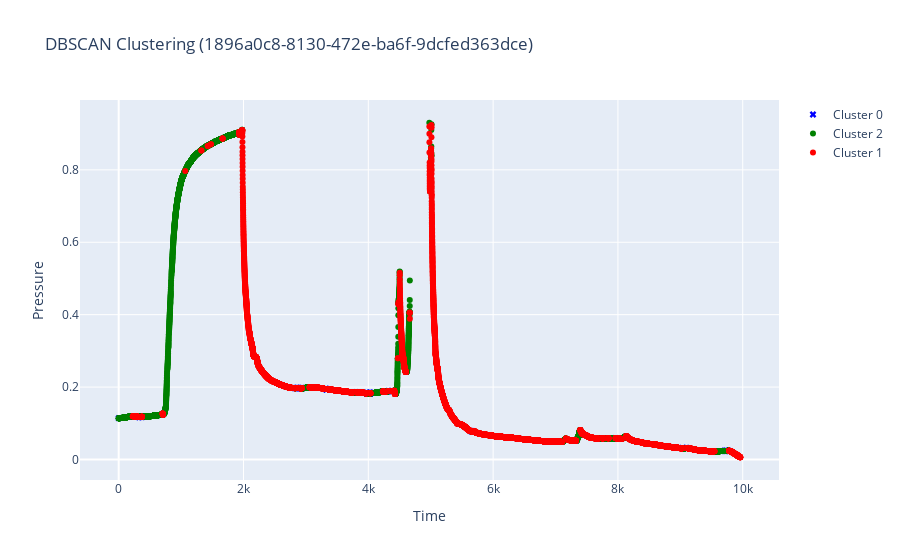

Notebook cell for this chart:
### Markdown cell above
## Сырая кластеризация

### Code cell
filename, recovery, drop, clust_df = process_file_without_postfilters(filename, DATA_PATH)
plot_data(clust_df, filename)

### Figure 1 — Plotly figure (JSON) as saved in the notebook; plotly's stock layout.template omitted (floating-point values rounded to 4 significant figures; data arrays with more than 128 entries replaced by an {"elided": "..."} marker saying what was removed)
{"data": [{"marker": {"color": "blue", "size": 6, "symbol": "x"}, "mode": "markers", "name": "Cluster 0", "type": "scatter", "x": {"elided": "226 float values"}, "y": {"elided": "226 float values"}}, {"marker": {"color": "green", "size": 6, "symbol": "circle"}, "mode": "markers", "name": "Cluster 2", "type": "scatter", "x": {"elided": "5854 float values"}, "y": {"elided": "5854 float values"}}, {"marker": {"color": "red", "size": 6, "symbol": "circle"}, "mode": "markers", "name": "Cluster 1", "type": "scatter", "x": {"elided": "11238 float values"}, "y": {"elided": "11238 float values"}}], "layout": {"showlegend": true, "title": {"text": "DBSCAN Clustering (1896a0c8-8130-472e-ba6f-9dcfed363dce)"}, "xaxis": {"title": {"text": "Time"}}, "yaxis": {"title": {"text": "Pressure"}}}}
